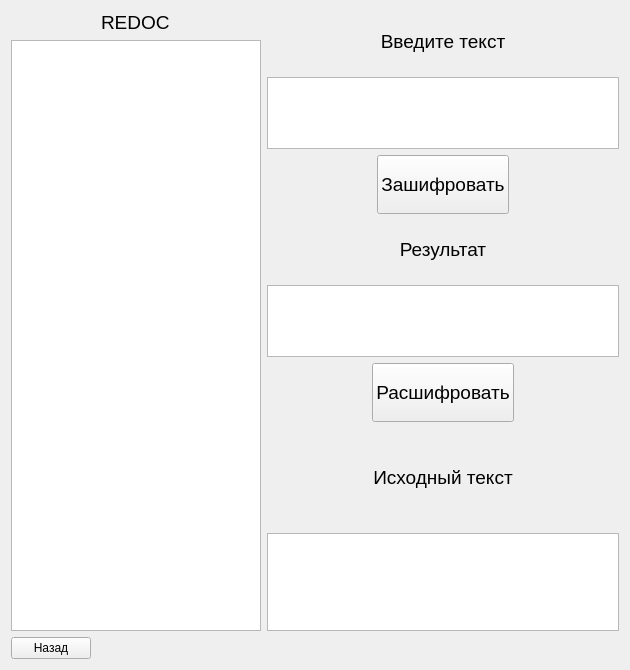
<?xml version="1.0" encoding="UTF-8"?>
<ui version="4.0">
 <class>Form</class>
 <widget class="QWidget" name="Form">
  <property name="geometry">
   <rect>
    <x>0</x>
    <y>0</y>
    <width>630</width>
    <height>670</height>
   </rect>
  </property>
  <property name="sizePolicy">
   <sizepolicy hsizetype="Fixed" vsizetype="Fixed">
    <horstretch>0</horstretch>
    <verstretch>0</verstretch>
   </sizepolicy>
  </property>
  <property name="windowTitle">
   <string>Form</string>
  </property>
  <layout class="QGridLayout" name="gridLayout" columnstretch="0,1" columnminimumwidth="0,2">
   <item row="0" column="1" rowspan="2">
    <layout class="QVBoxLayout" name="verticalLayout_5" stretch="0,0,0">
     <property name="sizeConstraint">
      <enum>QLayout::SetNoConstraint</enum>
     </property>
     <item>
      <layout class="QVBoxLayout" name="verticalLayout_6">
       <item>
        <widget class="QLabel" name="label_5">
         <property name="sizePolicy">
          <sizepolicy hsizetype="Minimum" vsizetype="Minimum">
           <horstretch>0</horstretch>
           <verstretch>0</verstretch>
          </sizepolicy>
         </property>
         <property name="font">
          <font>
           <pointsize>14</pointsize>
          </font>
         </property>
         <property name="text">
          <string>Введите текст</string>
         </property>
         <property name="alignment">
          <set>Qt::AlignCenter</set>
         </property>
        </widget>
       </item>
       <item>
        <widget class="QTextEdit" name="sourceTxtEdit">
         <property name="sizePolicy">
          <sizepolicy hsizetype="Preferred" vsizetype="Preferred">
           <horstretch>0</horstretch>
           <verstretch>0</verstretch>
          </sizepolicy>
         </property>
         <property name="sizeAdjustPolicy">
          <enum>QAbstractScrollArea::AdjustToContents</enum>
         </property>
        </widget>
       </item>
       <item>
        <layout class="QHBoxLayout" name="horizontalLayout_2">
         <property name="sizeConstraint">
          <enum>QLayout::SetMinimumSize</enum>
         </property>
         <item>
          <spacer name="horizontalSpacer_5">
           <property name="sizePolicy">
            <sizepolicy hsizetype="Minimum" vsizetype="Minimum">
             <horstretch>0</horstretch>
             <verstretch>0</verstretch>
            </sizepolicy>
           </property>
           <property name="orientation">
            <enum>Qt::Horizontal</enum>
           </property>
           <property name="sizeHint" stdset="0">
            <size>
             <width>40</width>
             <height>20</height>
            </size>
           </property>
          </spacer>
         </item>
         <item>
          <widget class="QPushButton" name="btnEncode">
           <property name="sizePolicy">
            <sizepolicy hsizetype="Minimum" vsizetype="Minimum">
             <horstretch>0</horstretch>
             <verstretch>0</verstretch>
            </sizepolicy>
           </property>
           <property name="font">
            <font>
             <pointsize>14</pointsize>
            </font>
           </property>
           <property name="text">
            <string>Зашифровать</string>
           </property>
          </widget>
         </item>
         <item>
          <spacer name="horizontalSpacer_6">
           <property name="sizePolicy">
            <sizepolicy hsizetype="Minimum" vsizetype="Minimum">
             <horstretch>0</horstretch>
             <verstretch>0</verstretch>
            </sizepolicy>
           </property>
           <property name="orientation">
            <enum>Qt::Horizontal</enum>
           </property>
           <property name="sizeHint" stdset="0">
            <size>
             <width>40</width>
             <height>20</height>
            </size>
           </property>
          </spacer>
         </item>
        </layout>
       </item>
      </layout>
     </item>
     <item>
      <layout class="QVBoxLayout" name="verticalLayout_7">
       <item>
        <widget class="QLabel" name="label_6">
         <property name="sizePolicy">
          <sizepolicy hsizetype="Minimum" vsizetype="Minimum">
           <horstretch>0</horstretch>
           <verstretch>0</verstretch>
          </sizepolicy>
         </property>
         <property name="font">
          <font>
           <pointsize>14</pointsize>
          </font>
         </property>
         <property name="text">
          <string>Результат</string>
         </property>
         <property name="alignment">
          <set>Qt::AlignCenter</set>
         </property>
        </widget>
       </item>
       <item>
        <widget class="QTextEdit" name="encodedTxtEdit">
         <property name="sizePolicy">
          <sizepolicy hsizetype="Preferred" vsizetype="Preferred">
           <horstretch>0</horstretch>
           <verstretch>0</verstretch>
          </sizepolicy>
         </property>
         <property name="sizeAdjustPolicy">
          <enum>QAbstractScrollArea::AdjustToContents</enum>
         </property>
         <property name="readOnly">
          <bool>true</bool>
         </property>
        </widget>
       </item>
       <item>
        <layout class="QHBoxLayout" name="horizontalLayout_4">
         <item>
          <spacer name="horizontalSpacer_7">
           <property name="sizePolicy">
            <sizepolicy hsizetype="Minimum" vsizetype="Minimum">
             <horstretch>0</horstretch>
             <verstretch>0</verstretch>
            </sizepolicy>
           </property>
           <property name="orientation">
            <enum>Qt::Horizontal</enum>
           </property>
           <property name="sizeHint" stdset="0">
            <size>
             <width>40</width>
             <height>20</height>
            </size>
           </property>
          </spacer>
         </item>
         <item>
          <widget class="QPushButton" name="btnDecode">
           <property name="sizePolicy">
            <sizepolicy hsizetype="Minimum" vsizetype="Minimum">
             <horstretch>0</horstretch>
             <verstretch>0</verstretch>
            </sizepolicy>
           </property>
           <property name="font">
            <font>
             <pointsize>14</pointsize>
            </font>
           </property>
           <property name="text">
            <string>Расшифровать</string>
           </property>
          </widget>
         </item>
         <item>
          <spacer name="horizontalSpacer_8">
           <property name="sizePolicy">
            <sizepolicy hsizetype="Minimum" vsizetype="Minimum">
             <horstretch>0</horstretch>
             <verstretch>0</verstretch>
            </sizepolicy>
           </property>
           <property name="orientation">
            <enum>Qt::Horizontal</enum>
           </property>
           <property name="sizeHint" stdset="0">
            <size>
             <width>40</width>
             <height>20</height>
            </size>
           </property>
          </spacer>
         </item>
        </layout>
       </item>
      </layout>
     </item>
     <item>
      <layout class="QVBoxLayout" name="verticalLayout_8">
       <item>
        <widget class="QLabel" name="label_7">
         <property name="sizePolicy">
          <sizepolicy hsizetype="Minimum" vsizetype="Minimum">
           <horstretch>0</horstretch>
           <verstretch>0</verstretch>
          </sizepolicy>
         </property>
         <property name="font">
          <font>
           <pointsize>14</pointsize>
          </font>
         </property>
         <property name="text">
          <string>Исходный текст</string>
         </property>
         <property name="alignment">
          <set>Qt::AlignCenter</set>
         </property>
        </widget>
       </item>
       <item>
        <widget class="QTextEdit" name="decodedTxtEdit">
         <property name="sizePolicy">
          <sizepolicy hsizetype="Preferred" vsizetype="Preferred">
           <horstretch>0</horstretch>
           <verstretch>0</verstretch>
          </sizepolicy>
         </property>
         <property name="sizeAdjustPolicy">
          <enum>QAbstractScrollArea::AdjustToContents</enum>
         </property>
         <property name="readOnly">
          <bool>true</bool>
         </property>
        </widget>
       </item>
      </layout>
     </item>
    </layout>
   </item>
   <item row="0" column="0">
    <layout class="QHBoxLayout" name="horizontalLayout_8">
     <item>
      <widget class="QLabel" name="label">
       <property name="sizePolicy">
        <sizepolicy hsizetype="Fixed" vsizetype="Fixed">
         <horstretch>0</horstretch>
         <verstretch>0</verstretch>
        </sizepolicy>
       </property>
       <property name="maximumSize">
        <size>
         <width>16777215</width>
         <height>30</height>
        </size>
       </property>
       <property name="font">
        <font>
         <pointsize>14</pointsize>
        </font>
       </property>
       <property name="text">
        <string>REDOC</string>
       </property>
      </widget>
     </item>
    </layout>
   </item>
   <item row="2" column="0">
    <widget class="QPushButton" name="btnBack">
     <property name="sizePolicy">
      <sizepolicy hsizetype="Fixed" vsizetype="Fixed">
       <horstretch>0</horstretch>
       <verstretch>0</verstretch>
      </sizepolicy>
     </property>
     <property name="text">
      <string>Назад</string>
     </property>
    </widget>
   </item>
   <item row="1" column="0">
    <layout class="QVBoxLayout" name="verticalLayout">
     <item>
      <widget class="QPlainTextEdit" name="plainTextEdit">
       <property name="maximumSize">
        <size>
         <width>250</width>
         <height>16777215</height>
        </size>
       </property>
      </widget>
     </item>
    </layout>
   </item>
  </layout>
 </widget>
 <resources/>
 <connections/>
</ui>
